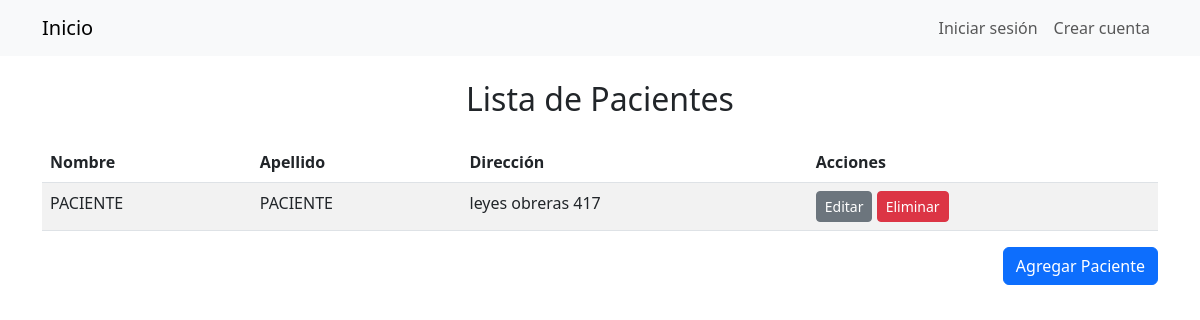
The app's page /pacientes/ with its own data.
### Gestion/models/paciente.py (models this page shows, shortened)
class Paciente(models.Model):
    usuario = models.OneToOneField(Usuario, on_delete=models.CASCADE, primary_key=True)
    direccion = models.CharField(max_length=70)
    instagram = models.CharField(max_length=50, null=True, blank=True)
    facebook = models.CharField(max_length=50, null=True, blank=True)
    numero_obra_social = models.CharField(max_length=50, null=True, blank=True)
    obras_sociales = models.ManyToManyField('ObraSocial', blank=True)
    class Meta:
        verbose_name='Paciente'
        verbose_name_plural = 'Pacientes'

### Gestion/models/usuario.py (models this page shows, shortened)
class Usuario(AbstractBaseUser):
    dni = models.IntegerField(unique=True)
    nombre = models.CharField(max_length=30)
    apellido = models.CharField(max_length=30)
    email = models.EmailField(max_length=60)
    telefono = models.CharField(max_length=12)
    is_active = models.BooleanField(default=True)
    is_staff = models.BooleanField(default=False)
    is_superuser = models.BooleanField(default=False)
    groups = models.ManyToManyField(
        Group,
        verbose_name='grupos',
        blank=True,
        help_text='Los grupos a los que pertenece el usuario.',
        related_name='user_set'
    )
    user_permissions = models.ManyToManyField(
        Permission,
        verbose_name='permisos',
        blank=True,
        help_text='Permisos específicos para este usuario.',
        related_name='user_set'
    )
    USERNAME_FIELD = 'dni'
    REQUIRED_FIELDS = ['nombre', 'apellido', 'email', 'telefono']
    objects = UsuarioManager()

### Gestion/views.py (the view)
# urls.py: path('pacientes/', views.PacienteListView.as_view(), name='paciente_list'),
class PacienteListView(generic.ListView):
    model = Paciente
    template_name = 'paciente/paciente_list.html'
    context_object_name = 'pacientes'
    paginate_by = 10

### Gestion/templates/paciente/paciente_list.html
{% extends 'base.html' %}
{% block content %}
  <div class="d-flex flex-column align-items-center">
    <h2 class="text-center mb-4">Lista de Pacientes</h2>
    <table class="table table-striped">
      <thead>
        <tr>
          <th>Nombre</th>
          <th>Apellido</th>
          <th>Dirección</th>
          <th>Acciones</th>
        </tr>
      </thead>
      <tbody>
        {% for paciente in pacientes %}
          <tr>
            <td>{{ paciente.usuario.nombre }}</td>
            <td>{{ paciente.usuario.apellido }}</td>
            <td>{{ paciente.direccion }}</td>
            <td>
              <a href="{% url 'paciente_update' paciente.pk %}" class="btn btn-secondary btn-sm">Editar</a>
              <a href="{% url 'paciente_delete' paciente.pk %}" class="btn btn-danger btn-sm">Eliminar</a>
            </td>
          </tr>
        {% endfor %}
      </tbody>
    </table>
    <div class="d-flex justify-content-end mb-3 w-100">
      <a href="{% url 'paciente_create' %}" class="btn btn-primary">Agregar Paciente</a>
    </div>
  </div>
{% endblock %}

### records on screen
Paciente: usuario.nombre "PACIENTE", usuario.apellido "PACIENTE", direccion "leyes obreras 417"
